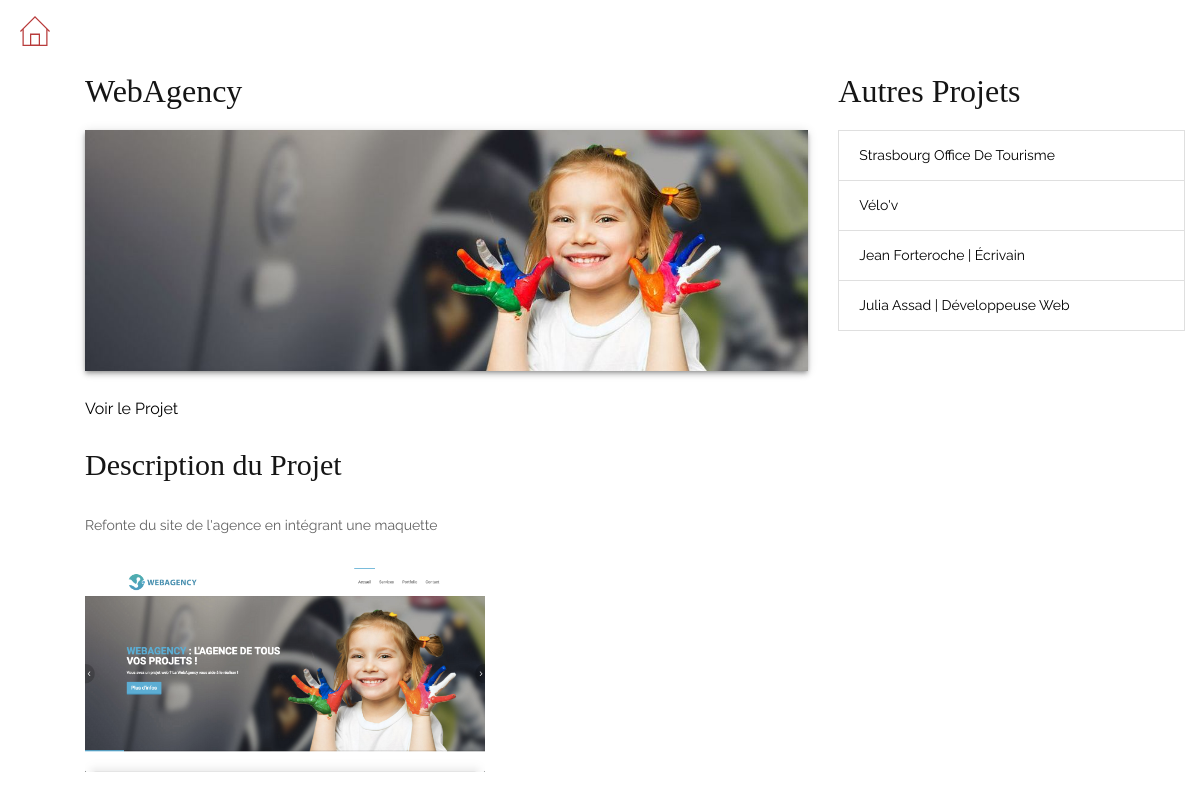
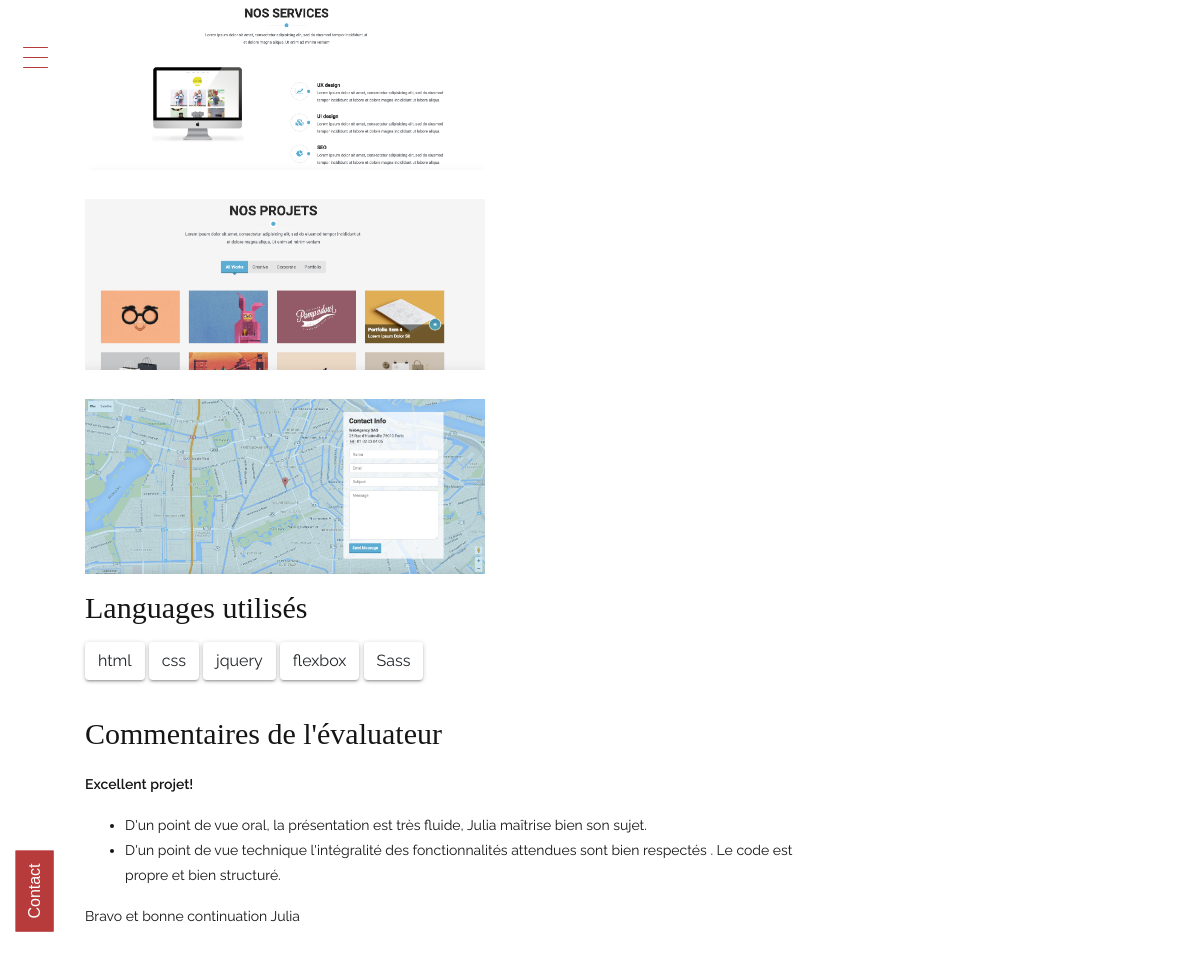
The page /Portfolio/webagency on the database as committed earlier (2 pictures, top to bottom).
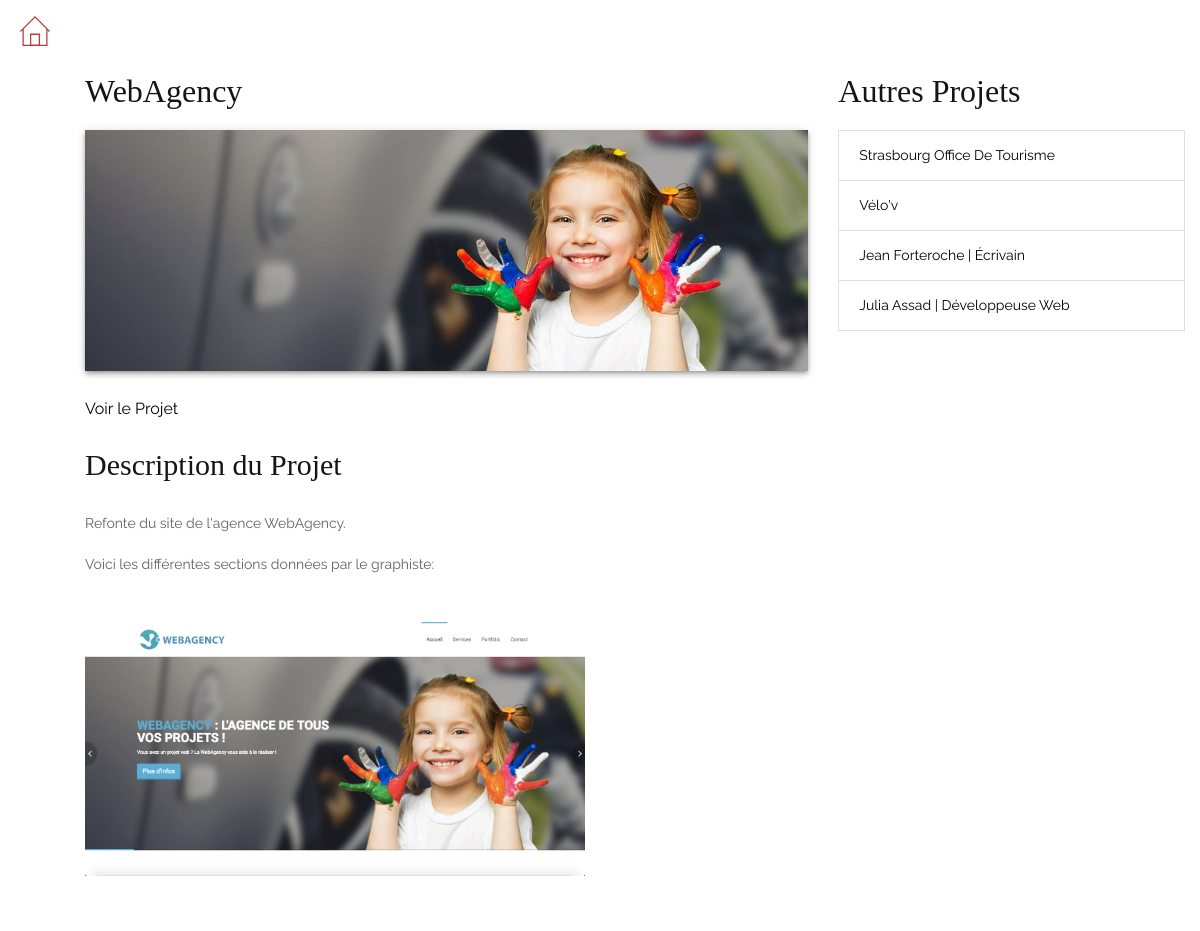
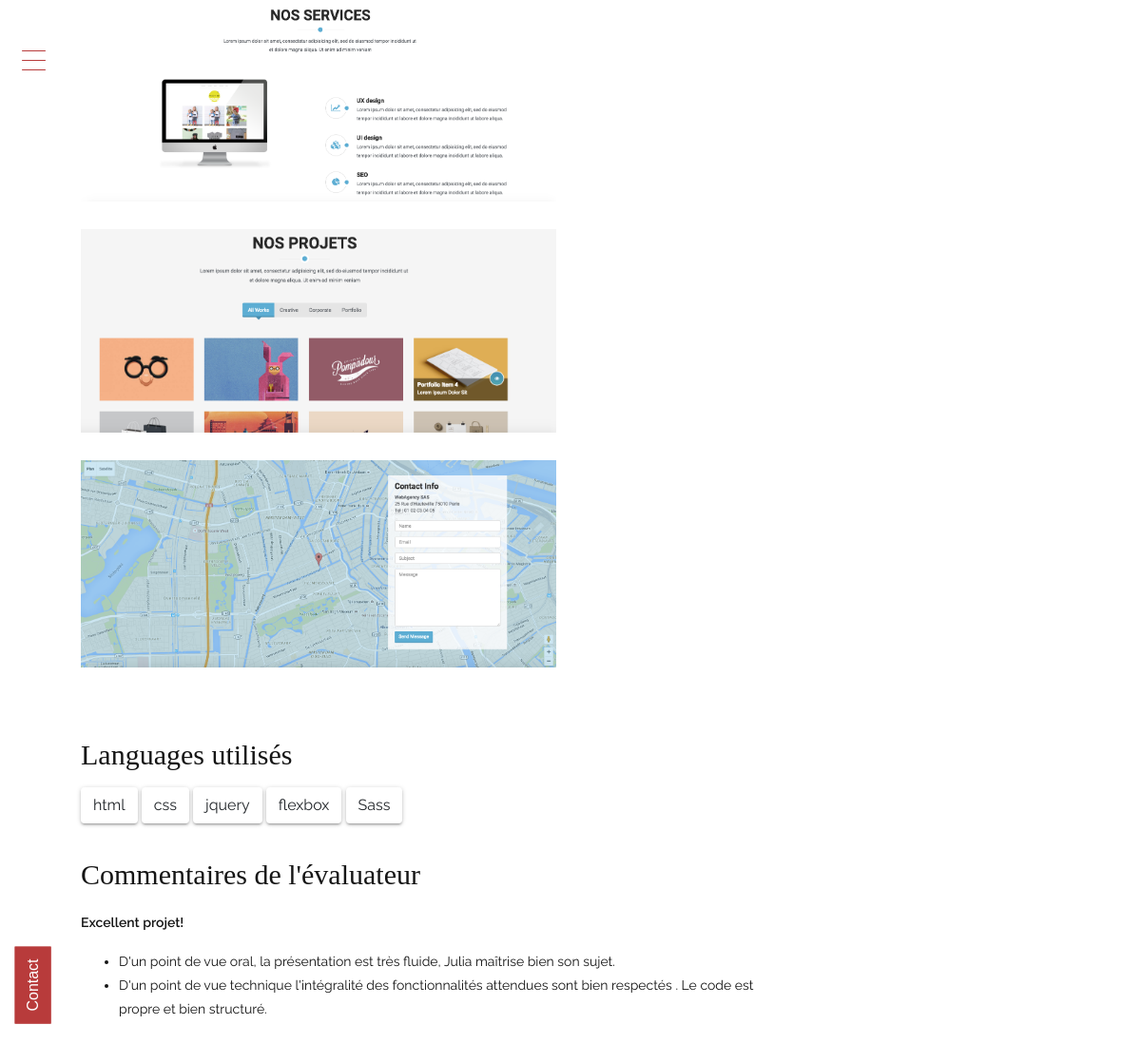
The same page on the database as committed later (2 pictures, top to bottom).
### tables this page shows
CREATE TABLE `projects` (
  `id` int(11) NOT NULL,
  `project_name` varchar(255) NOT NULL,
  `project_description` text NOT NULL,
  `project_sm_image` varchar(255) NOT NULL,
  `project_lg_image` varchar(255) NOT NULL,
  `project_url` varchar(255) NOT NULL,
  `project_categories` text NOT NULL,
  `project_comments` text NOT NULL,
  `project_slug` text NOT NULL
);

### app/libraries/Database.php (called while the page is built, shortened)
<?php
class Database
{
 private $host = DB_HOST;
 private $user = DB_USER;
 private $pass = DB_PASS;
 private $dbname = DB_NAME;
 private $dbh;
 private $stmt;
 public function __construct()
 {
  $dsn = 'mysql:host=' . $this->host . ';dbname=' . $this->dbname;
  $options = array(
   PDO::ATTR_PERSISTENT => true,
   PDO::ATTR_ERRMODE => PDO::ERRMODE_EXCEPTION,
  );
  try {
   $this->dbh = new PDO($dsn, $this->user, $this->pass, $options);
  } catch (PDOException $e) {
   $this->error = $e->getMessage();
   echo $this->error;
  }}
 public function query($sql)
 {
  $this->stmt = $this->dbh->prepare($sql);
 }
 public function bind($param, $value, $type = null)
 {
  if (is_null($type)) {
   switch (true) {
    default:
     $type = PDO::PARAM_STR;
   }
  }
  $this->stmt->bindValue($param, $value, $type);
 }
 public function execute()
 {
  return $this->stmt->execute();
 }
 public function resultSet()
 {
  $this->execute();
  return $this->stmt->fetchAll(PDO::FETCH_OBJ);
 }
 public function single()
 {
  $this->execute();
  return $this->stmt->fetch(PDO::FETCH_OBJ);
 }
}

### app/models/Projectmodel.php (called while the page is built, shortened)
<?php
class Projectmodel
{
    private $db;
    public function __construct()
    {
        $this->db = new Database;
    }
    public function getProjects()
    {
        $this->db->query('SELECT * FROM projects');
        $results = $this->db->resultSet();
        return $results;
    }
    public function getProjectBySlug($slug)
    {
        $this->db->query("SELECT * FROM projects WHERE project_slug = :slug");
        $this->db->bind(':slug', $slug);
        $row = $this->db->single();
        return $row;
    }
}

### app/libraries/Core.php (called while the page is built, shortened)
<?php
class Core
{
 protected $currentMethod = 'Index';
 public function __construct()
 {
  $url = $this->getUrl();
  if (file_exists('../app/controllers/' . ucwords($url[0]) . '.php')) {
   unset($url[0]);
  }
  $this->currentController = new $this->currentController;
  $this->params = $url ? array_values($url) : [];
  call_user_func_array([$this->currentController, $this->currentMethod], $this->params);
 }
 public function getUrl()
 {
  if (isset($_GET['url'])) {
   $url = rtrim($_GET['url'], '/');
   $url = filter_var($url, FILTER_SANITIZE_URL);
   $url = explode('/', $url);
   return $url;
  }
 }
}

### build/index.php (called while the page is built, shortened)
<?php
$init = new Core;

### app/views/front/pages/project.php (the view, shortened to what this page needs)
<?php require APPROOT . '/views/inc/header.php';?>
<?php
$categories_as_string = $data['project']->project_categories;
$categories = (explode(",",$categories_as_string));
?>
<?php require APPROOT . '/views/inc/sidenav.php';?>
<div id="main" class="main-container">
    <section class="single-project">
        <div class="container-fluid">
            <div class="row">
                <div class="col-md-8">
                    <h2 class="single-project--title">
                        <?php echo $data['project']->project_name;?>
                    </h2>
                    <div class="single-project--inner">
                        <div class="single-project--image">
                             <img class="img-fluid" srcset="<?php echo URLROOT;?>/uploads/<?php echo $data['project']->project_lg_image;?>" alt="" class="large-hero__image">
                        </div>
                        <div class="pointer py-4"><span class="lnr lnr-pointer-right"></span> <a href="<?php echo $data['project']->project_url;?>" target="blank">Voir le Projet</a></div>
                        <div class="single-project--description">
                            <h3 class="single-project--description--title pb-2">Description du Projet</h3>
                            <?php echo $data['project']->project_description;?>
                        </div>
                        <div class="single-project--languages-used mt-3">
                        <h3 class="my-3">Languages utilisés</h3>
                        <?php foreach($categories as $category):?>
                        <button class="btn"><?php echo $category;?></button>
                        <?php endforeach;?>
                        </div>
                    </div>
                    <div class="single-project--feedback my-4">
                            <h3>Commentaires de l'évaluateur</h3>
                            <?php echo $data['project']->project_comments;?>
                    </div>
                </div>
                <div class="col-md-4">
                    <h2 class="others-projects--title">Autres Projets</h2>
                    <ul class="list-group">
                        <?php foreach($data['projects'] as $project):?>
                        <?php if($data['project']->id != $project->id):?>
                        <li class="list-group-item rounded-0"><a href="<?php echo URLROOT;?>/Portfolio/<?php echo $project->project_slug;?>"><?php echo $project->project_name;?></a></li>
                        <?php endif;?>
                        <?php endforeach;?>
                    </ul>
                </div>
            </div>
        </div>
    </section>
</div>
<?php require APPROOT . '/views/inc/footer.php';?>

### app/controllers/Portfolio.php
<?php
class Portfolio extends Controller
{
    public function __construct()
    {
        $this->projectModel = $this->model('Projectmodel');
    }
    public function index($slug = null)
    {
        if (is_null($slug)) {
            $projects = $this->projectModel->getProjects();
            $data = [
                'projects' => $projects,
            ];
            $this->view('front/pages/projects', $data);
        } else {
            $projects = $this->projectModel->getProjects();
            $project = $this->projectModel->getprojectBySlug($slug);
            $data = [
                'projects' => $projects,
                'project' => $project,
            ];
            if (!$project) {
                die("le projet n'existe pas");
            } else {
                $this->view('front/pages/project', $data);
            }
        }
    }
}

### app/libraries/Controller.php (shortened to what this page needs)
<?php
class Controller
{
 public function model($model)
 {
  return new $model();
 }
 public function view($view, $data = [])
 {
  if (file_exists('../app/views/' . $view . '.php')) {
   require_once '../app/views/' . $view . '.php';
  } else {
   die("View does not exist");
  }
 }
}

### app/views/inc/header.php (shortened to what this page needs)
<!DOCTYPE html>
<head>
  <link type="text/css" rel="stylesheet" href="css/normalize.min.css">
  <link rel="stylesheet" href="https://use.fontawesome.com/releases/v5.7.2/css/all.css">
  <link rel="stylesheet" href="https://cdn.linearicons.com/free/1.0.0/icon-font.min.css">
  <link type="text/css" rel="stylesheet" href="<?php echo URLROOT; ?>/css/style.css">
</head>
<body>

### app/views/inc/sidenav.php (shortened to what this page needs)
<div class="sidenav">
    <div class="home-icon">
        <a href="<?php echo URLROOT;?>"><img class="img-fluid" src="<?php echo URLROOT;?>/img/iconmonstr-home-thin.svg"
                alt=""></a>
    </div>
    <div id="btn-menu" class="btn-open">
        <button class="hamburger hamburger--collapse" type="button">
            <span class="hamburger-box">
                <span class="hamburger-inner"></span>
            </span>
        </button>
    </div>
    <a href="#contact" class="btn rounded-0 contact-button shadow-none">Contact</a>
</div>

### app/views/inc/footer.php (shortened to what this page needs)
</body>
</html>

Rows that differ between the two databases and show on the page:
changed projects "WebAgency": project_description "Refonte du site de l'agence en intégrant une maquette" → "Refonte du site de l'agence WebAgency. Voici les différentes sections données par le graphiste:"; project_comments "…propre et bien structuré. Bravo et bonne continuation Julia" → "…propre et bien structuré."
